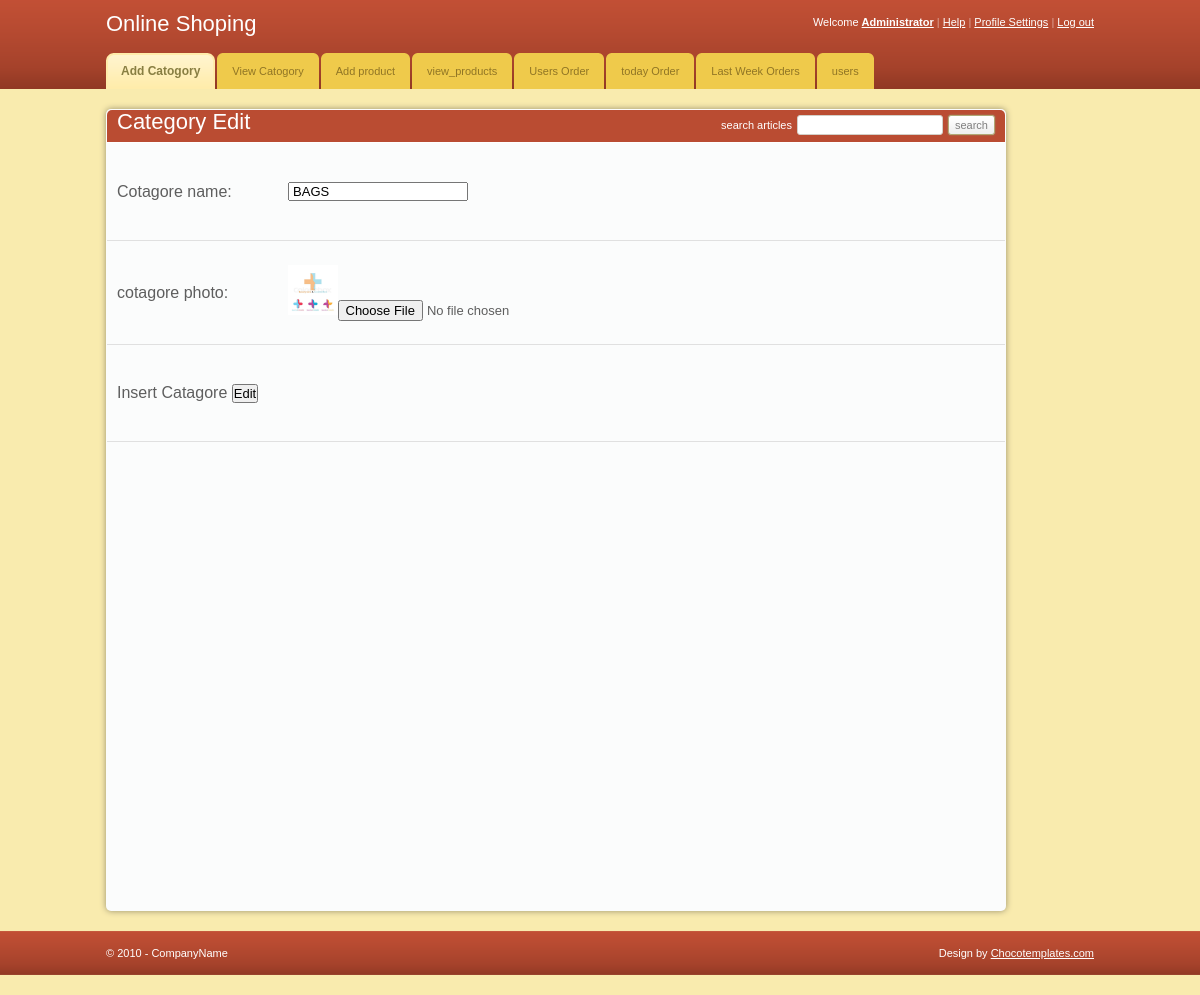
The app's page /admin/edit_category.php?id=1 with its own data.
### tables this page shows
CREATE TABLE IF NOT EXISTS `tbl_categories` (
  `cat_id` int(100) NOT NULL,
  `cat_name` varchar(100) NOT NULL,
  `cat_img` varchar(255) NOT NULL
);

### admin/edit_category.php (called while the page is built, shortened)
<?php
include "conn.php";
$id = $_GET['id'];
$query ="select * from `tbl_categories` where `cat_id`='$id'";
	   $res= mysqli_query($con,$query);
	   $_rows = mysqli_fetch_array($res);
		$cat_name=$_rows['cat_name'];
        $photo = $_rows['cat_img'];
	  include "include/head.php";
	include "include/header.php";
	include "html/edit_category.php";
	include "include/footer.php";
?>

### admin/html/edit_category.php (the view, shortened to what this page needs)
<div id="container">
	<div class="shell">
		<div id="main">
			<div id="content">
				<div class="box">
					<div class="box-head">
						<h1 class="left">Category Edit</h1>
						<div class="right">
							<label>search articles</label>
							<input type="text" class="field small-field" />
							<input type="submit" class="button" value="search" />
						</div>
					</div>
					<div class="table">
                         <form method="post" action="" enctype="multipart/form-data">
							<table width="100%" border="0" cellspacing="0" cellpadding="0">
                        		<tr>
    								<td width="186" height="98"> Cotagore name:</td>
    								<td width="880"><input name="textname" type="text" width="300" value=" <?php echo $cat_name ?>"/></td>
  								</tr>
  								<tr>
   				 					<td height="104">cotagore photo:</td>
    								<td><img src="photo/<?php echo $photo; ?>" height="50" width="50"><input type="file" name="textphoto" value="<?php echo $photo ?>" /></td>
 								</tr>
  								<tr>
    			 					<td height="97" colspan="2">Insert Catagore
    			 					<input type="submit" name="btnedit"  value="Edit" /></td>
  								</tr>
								</table>
						</form>
                        </div>
				</div>
			</div>
		</div>
      </div>
     <div>

### admin/css/style.css (style rules this page uses)
input, textarea, select { font-family: Verdana, sans-serif; font-size:13px; }
.field { border:solid 1px #d3cfc7; background:#fff; padding:5px; }
.small-field { border:solid 1px #d3cfc7; background:#fff; padding:3px 1px; font-size:11px; }
.button { background:#eee url(images/button.gif) repeat-x 0 0; border:solid 1px #b1a874; color:#7f7f7f; font-size:11px; padding:2px 6px 2px 6px; cursor:pointer; line-height:14px !important; }
.left, .alignleft { float:left; display:inline; }
.right, .alignright { float:right; display:inline; }
h1 { font-size:22px; line-height:24px; color:#fff; font-weight: normal; }
.shell { width:988px; margin:0 auto; }
#container { padding:20px 0; }
#content { float:left; width:900px; }
.table td { background:#fbfcfc; border-bottom:solid 1px #e0e0e0; padding:8px 10px; }
.box { background:#fbfcfc; height:100%; padding:1px; margin-bottom:20px; }
.box-head { background:#ba4c32; height:32px; color:#fff; padding: 0 10px; line-height:32px; white-space:nowrap; border-bottom:solid 1px #fff; }
.box-head .right { padding-top:5px; line-height:13px; }
.box-head .right label, .box-head .right input { float:left; }
.box-head .right label { padding:4px 0 0 0; }
.box-head .right input { margin-left:5px; }
.box { -moz-border-radius:5px; -webkit-border-radius:5px; -moz-box-shadow: 0 0 6px #978f6c; -webkit-box-shadow: 0 0 6px #978f6c; }
.box-head { -moz-border-radius-topleft:5px; -moz-border-radius-topright:5px; -webkit-border-top-left-radius:5px; -webkit-border-top-right-radius:5px; }
.field, .button { -moz-border-radius:4px; -webkit-border-radius:4px; }
.small-field, .button, .pagging a { -moz-border-radius:3px; -webkit-border-radius:3px; }
.button { -moz-box-shadow: 0 0 2px #978f6c; -webkit-box-shadow: 0 0 2px #978f6c; }

### records on screen
tbl_categories: textname "BAGS", cat_img (picture)
